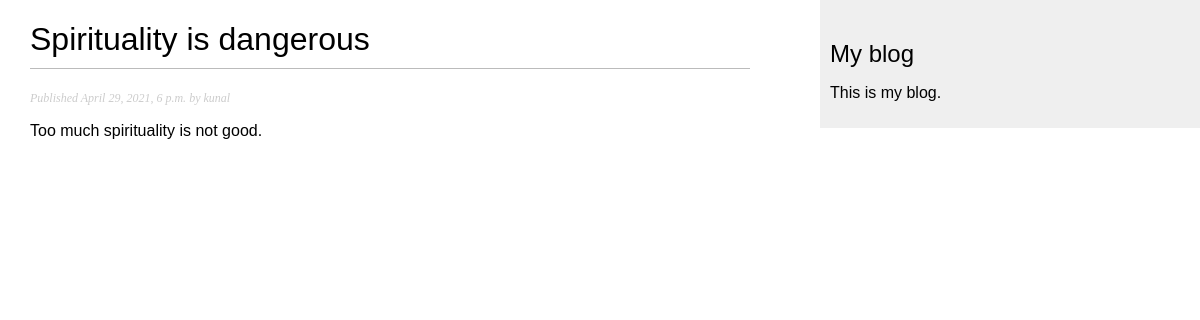
Page /blog/2021/4/29/spirituality-is-dangerous/ on the committed database.
### blog/models.py (models this page shows, shortened)
class Post(models.Model):
    STATUS_CHOICES = (('draft', 'Draft'), ('published', 'Published'),)
    title = models.CharField(max_length=250)
    slug = models.SlugField(max_length=250, unique_for_date='publish')
    author = models.ForeignKey(User, on_delete = models.CASCADE, related_name='blog_posts')
    body = models.TextField()
    publish = models.DateTimeField(default=timezone.now)
    created = models.DateTimeField(auto_now_add=True)
    updated = models.DateTimeField(auto_now=True)
    status = models.CharField(max_length=10, choices=STATUS_CHOICES, default= 'published')
    class Meta:
        ordering =('-publish',)
    objects = models.Manager() # The default manager.
    published = PublishedManager() # Our custom manager.

### blog/views.py (the view)
# urls.py: path('<int:year>/<int:month>/<int:day>/<slug:post>/', views.post_detail, name='post_detail'),
def post_detail(request, year, month, day,post):
    post = get_object_or_404(Post, slug=post,
    status='published',
    publish__year=year,
    publish__month=month,
    publish__day=day,)
    return render(request, 'blog/post/detail.html', {'post': post})

### blog/templates/blog/post/detail.html (shortened to what this page needs)
{% extends "blog/base.html" %}
{% block content %}
<h1>{{ post.title }}</h1>
<p class = "date">
    Published {{ post.publish }} by {{ post.author }}
</p>
{{ post.body|linebreaks }}
{% endblock %}

### blog/static/css/blog.css (style rules this page uses)
body { margin:0; padding:0; font-family:helvetica, sans-serif; }
h1 { font-weight:normal; border-bottom:1px solid #bbb; padding:0 0 10px 0; }
p.date { color:#ccc; font-family: georgia, serif; font-size: 12px; font-style: italic; }

### rows in the picture
Post: title "Spirituality is dangerous", publish "April 29, 2021, 6 p.m.", author "kunal", body "Too much spirituality is not good."
